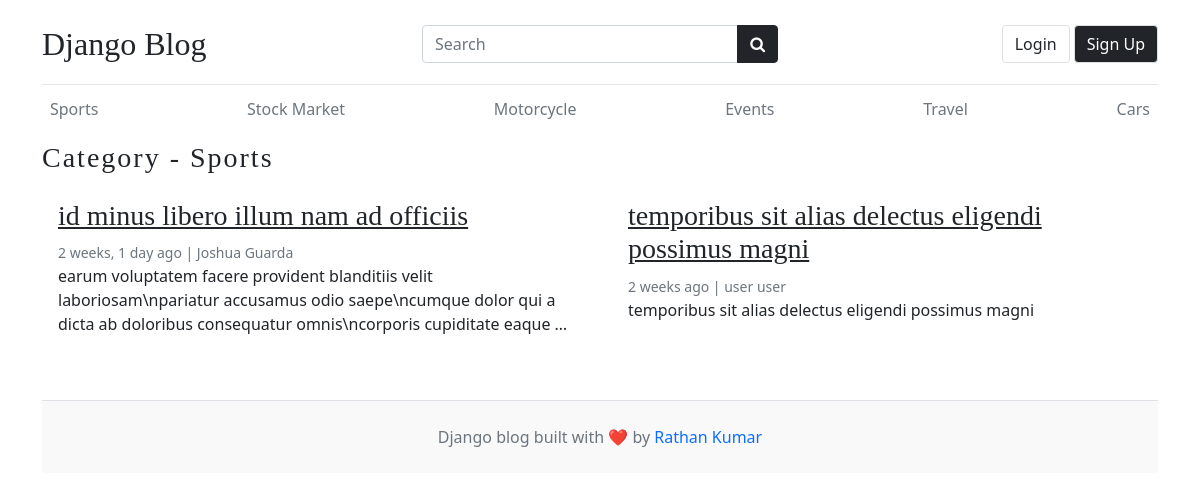
/category/1/, run on an earlier commit of the app's database.
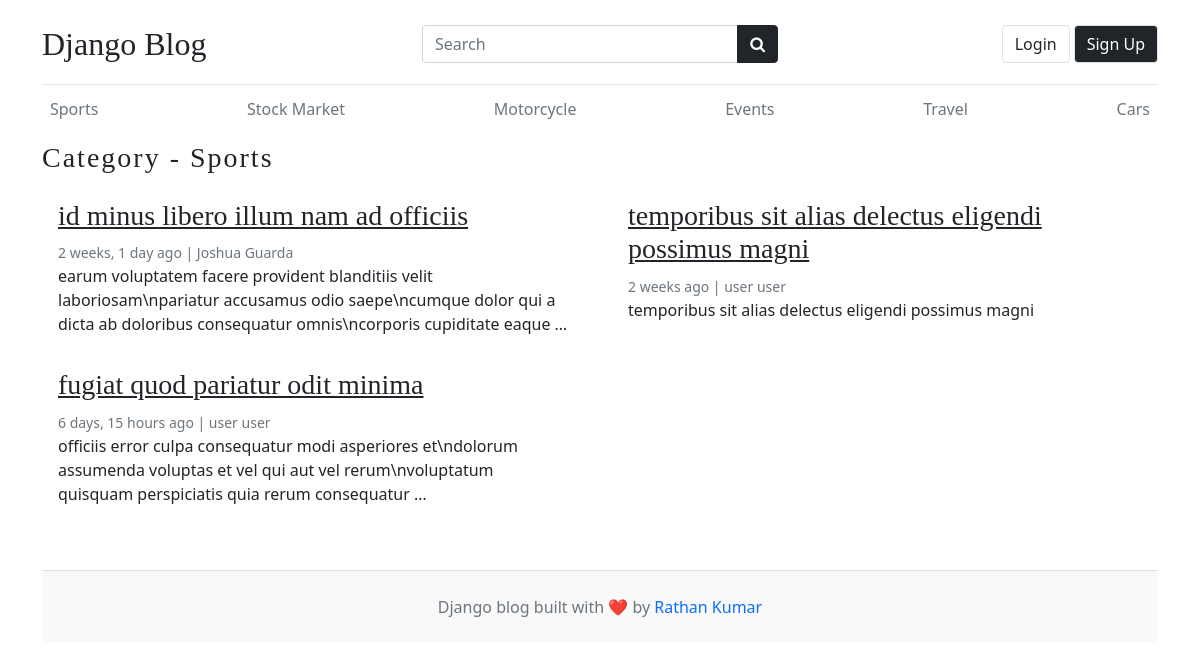
And on a later commit of the database.
### blogs/models.py (models this page shows, shortened)
class Category(models.Model):
    category_name = models.CharField(max_length=50, unique= True)
    category_description = models.CharField(max_length=500,null=True)
    created_at = models.DateTimeField(auto_now_add=True)
    updated_at = models.DateTimeField(auto_now=True)
    def __str__(self) -> str:
        return self.category_name
    class Meta:
        verbose_name_plural = 'Categories'

class Blog(models.Model):
    title = models.CharField(max_length=100)
    slug = models.SlugField(max_length=150,unique=True, blank=True) # Slug is the - in the url This-is-My-first-Blog --> this should automatically created check setup in your admin.py
    category=models.ForeignKey(Category,on_delete=models.CASCADE)# if you delete the Category all Blog under that Category is deleted
    author = models.ForeignKey(User,on_delete=models.CASCADE)
    featured_image = models.ImageField(upload_to='uploads/%Y/%m/%d',default='golden_burst.jpg') # the Image uploaded will go to this directory NOTE: this directory will be create automatically using the declared name in upload_to
    short_description= models.TextField(max_length=500)
    blog_body=models.TextField(max_length=2000)
    status = models.CharField(choices=STATUS_CHOICES, default='Draft')  # the model field will depend on the choices since we use 0,1 as value that is why we use IntegerField
    is_featured= models.BooleanField(default = False)
    created_at = models.DateTimeField(auto_now_add=True)
    updated_at = models.DateTimeField(auto_now=True)

### blogs/views.py (the view)
def posts_by_category(request,category_id):
    posts = Blog.objects.filter(status='Published',category=category_id)
    category = Category.objects.get(id=category_id)
    context={
        'category':category,
        'posts':posts,
    }
    return render(request,'post_by_category.html',context)

### blogs/context_processors.py (called while the page is built)
def get_categories(request):
    categories = Category.objects.all()
    return dict(categories=categories)

def get_socials(request):
    socials = Socials.objects.all()
    return dict(socials=socials)

### templates/post_by_category.html (shortened to what this page needs)
{% extends "base.html" %}
{% load static %}
  {% block content %}
      <h3 class="text-upppercase text-dark" style="letter-spacing: 2px;">Category - {{category}} </h3>
      <div class="row mb-2">
          {% if posts %}
            {% for post in posts %}
                <div class="col-md-6">
                    <div class="card border-0">
                        <div class="card-body">
                            <h3><a href="{%url 'blogs' post.slug%}" class="text-dark">{{post.title}}</a></h3>
                            <small class="mb-1 text-muted">{{post.created_at| timesince}} ago | {{post.author.first_name}} {{post.author.last_name}}</small>
                            <p class="card-text">
                            {{post.short_description | truncatewords:20}}
                            </p>
                        </div>
                    </div>
                </div>
              {% endfor %}
            {% else %}
            <div class="col-md-2 my-5 lead">
              <p>No posts found</p>
            </div>
          {% endif %}
      </div>
  {% endblock content %}

### templates/base.html (shortened to what the changed rows need)
{% load static %}
<!DOCTYPE html>
<html lang="en">
    <head>
        <link href="https://cdn.jsdelivr.net/npm/bootstrap@5.0.2/dist/css/bootstrap.min.css" rel="stylesheet">
        <link rel="stylesheet" href="https://cdnjs.cloudflare.com/ajax/libs/font-awesome/4.7.0/css/font-awesome.min.css">
        <link type='text/css' href="{% static 'css/blog.css' %}" rel="stylesheet" />
    </head>
    <body>
        {% if hide_nav %}
        {% else %}
        <div class="container">
            <header class="blog-header py-3">
                <nav>
                </nav>
            </header>
        {% endif %}
        {% if hide_category %}
        {% else %}
            <div class="nav-scroller py-1 mb-2">
                <nav class="nav d-flex justify-content-between overflow-auto">
                    {% for category in categories %}
                        <a class="p-2 text-muted text-decoration-none" href="{%url 'posts_by_category' category.id%}">{{category}}</a>
                    {% endfor %}
                </nav>
            </div>
        {% endif %}
        {% block content %}{% endblock content %}
        {% if hide_footer %}
        {% else %}
            <footer class="blog-footer py-4 mt-5 text-center text-muted border-top">
                <div class="container">
                </div>
            </footer>
        {% endif %}
    </body>
</html>

What changed in the data, as far as the page shows it:
added Blog: title "fugiat quod pariatur odit minima", created_at "6 days, 15 hours", author.first_name "user", author.last_name "user", short_description "officiis error culpa consequatur modi asperiores et\\ndolorum assumenda voluptas et vel qui aut vel rerum\\nvoluptatum quisquam perspiciatis quia rerum consequatur …"
